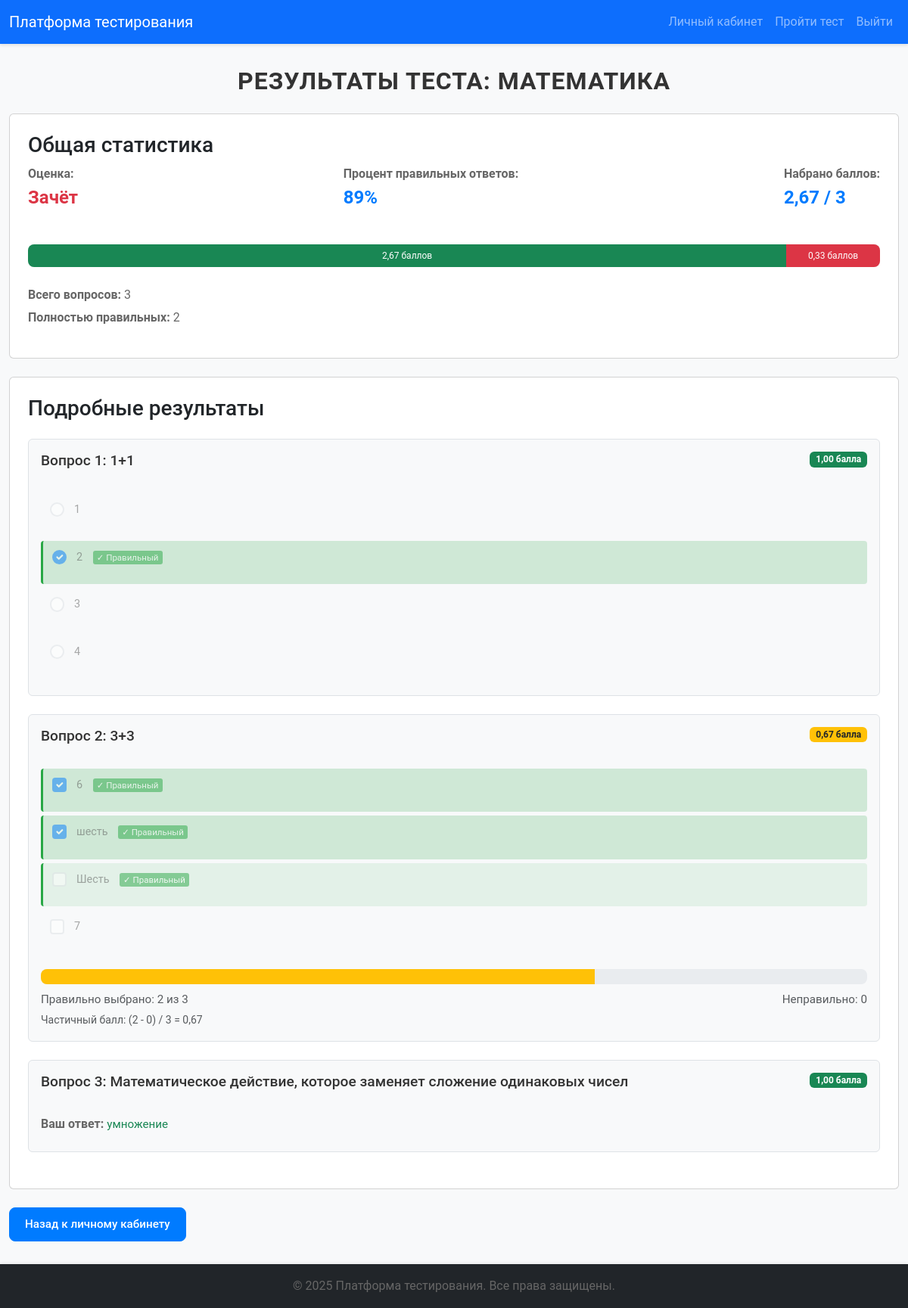
Page /test/90/result/ (signed in) on the committed database.
### main/models.py (models this page shows, shortened)
class Test(models.Model):
    title = models.CharField(max_length=255)
    description = models.TextField()
    creator = models.ForeignKey(User, on_delete=models.CASCADE, related_name='created_tests')
    code = models.CharField(max_length=10, unique=True, blank=True)
    time_limit = models.IntegerField()
    is_active = models.BooleanField(default=True)
    is_personalized = models.BooleanField(default=False)
    grading_scheme = models.ForeignKey(GradingScheme, on_delete=models.SET_NULL, null=True, blank=True)

class Question(models.Model):
    test = models.ForeignKey(Test, on_delete=models.CASCADE, related_name='questions')
    text = models.TextField()
    is_text_answer = models.BooleanField(default=False)
    is_multiple_choice = models.BooleanField(default=False)
    correct_text_answer = models.TextField(blank=True, null=True)
    image = models.ImageField(upload_to='question_images/', null=True, blank=True)  # Новое поле

class Option(models.Model):
    question = models.ForeignKey(Question, on_delete=models.CASCADE, related_name='options')
    text = models.CharField(max_length=255)
    is_correct = models.BooleanField(default=False)

class StudentAnswer(models.Model):
    user = models.ForeignKey(User, on_delete=models.CASCADE)
    test = models.ForeignKey(Test, on_delete=models.CASCADE)
    question = models.ForeignKey(Question, on_delete=models.CASCADE)
    selected_option = models.ForeignKey(Option, on_delete=models.CASCADE, null=True, blank=True)
    answer_text = models.TextField(null=True, blank=True)
    is_correct = models.BooleanField(default=False)
    score = models.FloatField(default=0)

### main/views.py (the view)
# urls.py: path('test/<int:test_id>/result/', views.test_result, name='test_result'),
@login_required
def test_result(request, test_id):
    test = get_object_or_404(Test, pk=test_id)
    student_answers = StudentAnswer.objects.filter(user=request.user, test=test).select_related('question', 'selected_option')
    total_questions_count = test.questions.count()
    total_score = 0
    fully_correct = 0
    results = []
    for question in test.questions.all():
        answers = student_answers.filter(question=question)
        if question.is_text_answer:
            answer = answers.first()
            question_score = answer.score if answer and answer.is_correct else 0
            result = {
                'question': question,
                'score': question_score,
                'is_correct': question_score == 1,
                'answer_text': answer.answer_text if answer else None,
            }
        else:
            selected_ids = [answer.selected_option.id for answer in answers if answer.selected_option]
            correct_options = list(question.options.filter(is_correct=True).values_list('id', flat=True))
            correct_selected = len(set(selected_ids) & set(correct_options))
            incorrect_selected = len(set(selected_ids) - set(correct_options))
            if question.is_multiple_choice:
                question_score = max(0, (correct_selected - incorrect_selected)) / len(correct_options) if correct_options else 0
            else:
                question_score = 1 if selected_ids and selected_ids[0] in correct_options else 0
            result = {
                'question': question,
                'score': question_score,
                'is_correct': question_score == 1,
                'selected_ids': selected_ids,
                'correct_selected': correct_selected,
                'incorrect_selected': incorrect_selected,
                'total_correct': len(correct_options),
            }
        total_score += question_score
        if question_score == 1:
            fully_correct += 1
        results.append(result)
    score = round((total_score / total_questions_count) * 100) if total_questions_count > 0 else 0
    grade = 'Зачёт' if score >= 60 else 'Незачёт'
    if test.grading_scheme:
        if test.grading_scheme.grading_type == 'differentiated':
            if score >= test.grading_scheme.threshold_5:
                grade = "5"
            elif score >= test.grading_scheme.threshold_4:
                grade = "4"
            elif score >= test.grading_scheme.threshold_3:
                grade = "3"
            elif score >= test.grading_scheme.threshold_2:
                grade = "2"
            else:
                grade = "Незачёт"
        else:
            grade = "Зачёт" if score >= test.grading_scheme.pass_threshold else "Незачёт"
    return render(request, 'main/test_result.html', {
        'test': test,
        'correct': total_score,
        'fully_correct': fully_correct,
        'total': total_questions_count,
        'score': score,
        'grade': grade,
        'results': results,
        'answers_by_question': {answer.question_id: answer for answer in student_answers},
    })

### main/templatetags/custom_filters.py (called while the page is built)
@register.filter
def subtract(value, arg):
    return value - arg

@register.filter
def gte(value, arg):
    try:
        return float(value) >= float(arg)
    except (ValueError, TypeError):
        return False

### main/templates/main/test_result.html (shortened to what this page needs)
{% extends 'base.html' %}
{% load static %}
{% load custom_filters %}
{% block content %}
<div class="container">
    <h2 class="mb-4">Результаты теста: {{ test.title }}</h2>
    <div class="card mb-4">
        <div class="card-body">
            <h3 class="card-title">Общая статистика</h3>
            <div class="d-flex justify-content-between mb-3">
                <div>
                    <p class="mb-1"><strong>Оценка:</strong></p>
                    <h4 class="text-{% if grade|gte:3 %}success{% else %}danger{% endif %}">{{ grade }}</h4>
                </div>
                <div>
                    <p class="mb-1"><strong>Процент правильных ответов:</strong></p>
                    <h4>{{ score }}%</h4>
                </div>
                <div>
                    <p class="mb-1"><strong>Набрано баллов:</strong></p>
                    <h4>{{ correct|floatformat:2 }} / {{ total }}</h4>
                </div>
            </div>
            <div class="progress mb-3" style="height: 30px;">
                <div class="progress-bar bg-success" role="progressbar"
                     style="width: {{ score }}%" aria-valuenow="{{ score }}"
                     aria-valuemin="0" aria-valuemax="100">
                    {{ correct|floatformat:2 }} баллов
                </div>
                <div class="progress-bar bg-danger" role="progressbar"
                     style="width: {{ 100|subtract:score }}%"
                     aria-valuenow="{{ 100|subtract:score }}"
                     aria-valuemin="0" aria-valuemax="100">
                    {{ total|subtract:correct|floatformat:2 }} баллов
                </div>
            </div>
            <p class="mb-1"><strong>Всего вопросов:</strong> {{ total }}</p>
            <p><strong>Полностью правильных:</strong> {{ fully_correct|default:"0" }}</p>
        </div>
    </div>
    <div class="card mb-4">
        <div class="card-body">
            <h3 class="card-title mb-4">Подробные результаты</h3>
            {% for result in results %}
            <div class="question-result mb-4 p-3 border rounded">
                <div class="d-flex justify-content-between align-items-start">
                    <h5>Вопрос {{ forloop.counter }}: {{ result.question.text }}</h5>
                    <span class="badge bg-{% if result.score == 1 %}success{% elif result.score > 0 %}warning text-dark{% else %}danger{% endif %}">
                        {{ result.score|floatformat:2 }} балла
                    </span>
                </div>
                {% if result.question.is_text_answer %}
                    <div class="answer-text mb-2 mt-3">
                        <p class="mb-1"><strong>Ваш ответ:</strong>
                            <span class="{% if result.is_correct %}text-success{% else %}text-danger{% endif %}">
                                {{ result.answer_text|default_if_none:"-" }}
                            </span>
                        </p>
                    </div>
                {% else %}
                    <div class="options-list mt-3">
                        {% for option in result.question.options.all %}
                        <div class="option {% if option.is_correct %}correct-option{% endif %}
                                    {% if option.id in result.selected_ids %}user-selected{% endif %}">
                            <div class="form-check">
                                <input type="{% if result.question.is_multiple_choice %}checkbox{% else %}radio{% endif %}"
                                       class="form-check-input"
                                       disabled
                                       {% if option.id in result.selected_ids %}checked{% endif %}>
                                <label class="form-check-label">
                                    {{ option.text }}
                                    {% if option.is_correct %}<span class="correct-badge">✓ Правильный</span>{% endif %}
                                </label>
                            </div>
                        </div>
                        {% endfor %}
                    </div>
                    {% if result.question.is_multiple_choice %}
                    <div class="mt-3">
                        <div class="progress mb-2" style="height: 20px;">
                            <div class="progress-bar bg-{% if result.score == 1 %}success{% elif result.score > 0.5 %}warning{% else %}danger{% endif %}"
                                 style="width: {% widthratio result.score 1 100 %}%">
                            </div>
                        </div>
                        <div class="d-flex justify-content-between text-muted small">
                            <span>Правильно выбрано: {{ result.correct_selected }} из {{ result.total_correct }}</span>
                            <span>Неправильно: {{ result.incorrect_selected }}</span>
                        </div>
                        {% if result.score < 1 and result.score > 0 %}
                        <p class="small text-muted mt-1 mb-0">
                            Частичный балл: ({{ result.correct_selected }} - {{ result.incorrect_selected }}) / {{ result.total_correct }} = {{ result.score|floatformat:2 }}
                        </p>
                        {% endif %}
                    </div>
                    {% endif %}
                {% endif %}
            </div>
            {% endfor %}
        </div>
    </div>
    <a href="{% url 'student_dashboard' %}" class="btn btn-primary">Назад к личному кабинету</a>
</div>
{% endblock %}

### main/templates/base.html (shortened to what this page needs)
<!DOCTYPE html>
{% load static %}
<html lang="ru">
<head>
    <link href="https://cdn.jsdelivr.net/npm/bootstrap@5.3.0/dist/css/bootstrap.min.css" rel="stylesheet">
    <link href="https://cdn.jsdelivr.net/npm/bootstrap-icons@1.10.5/font/bootstrap-icons.css" rel="stylesheet">
    <link href="{% static 'main/css/styles.css' %}" rel="stylesheet">
</head>
<body>
    <div class="d-flex flex-column min-vh-100">
        <nav class="navbar navbar-expand-lg navbar-dark bg-primary">
            <div class="container">
                <a class="navbar-brand" href="{% url 'index' %}">Платформа тестирования</a>
                <div class="collapse navbar-collapse" id="navbarNav">
                    <ul class="navbar-nav ms-auto">
                        {% if user.is_authenticated %}
                            {% if user.profile.role == 'student' %}
                                <li class="nav-item">
                                    <a class="nav-link" href="{% url 'student_dashboard' %}">Личный кабинет</a>
                                </li>
                                <li class="nav-item">
                                    <a class="nav-link" href="{% url 'enter_test_code' %}">Пройти тест</a>
                                </li>
                            {% endif %}
                            <li class="nav-item">
                                <a class="nav-link" href="{% url 'logout' %}">Выйти</a>
                            </li>
                        {% endif %}
                    </ul>
                </div>
            </div>
        </nav>
        <main class="flex-grow-1">
            {% block content %}
            {% endblock %}
        </main>
        <footer class="bg-dark text-white text-center py-3 mt-auto">
            <div class="container">
                <p class="mb-0">© 2025 Платформа тестирования. Все права защищены.</p>
            </div>
        </footer>
    </div>
</body>
</html>

### main/static/main/css/styles.css (style rules this page uses)
body { background-color: #f8f9fa; font-family: 'Roboto', sans-serif; color: #333; line-height: 1.6; }
main { flex-grow: 1; padding-top: 30px; padding-bottom: 30px; }
.container { max-width: 1200px; margin: 0 auto; }
h2, h4, h5, label, p, span { font-family: 'Roboto', sans-serif; }
h2 { font-size: 2rem; font-weight: 700; color: #333; text-align: center; text-transform: uppercase; letter-spacing: 1px; margin-bottom: 2rem; }
h4 { font-size: 1.5rem; font-weight: 600; color: #007bff; margin-bottom: 1.5rem; }
h5 { font-size: 1.2rem; font-weight: 500; color: #333; margin-bottom: 1rem; }
p { font-size: 1rem; color: #666; }
.form-check-label { font-size: 0.9rem; font-weight: 400; color: #555; margin-left: 0.5rem; }
span { font-size: 0.95rem; }
.navbar { box-shadow: 0 2px 4px rgba(0,0,0,0.1); background-color: #fff; }
.btn { font-family: 'Roboto', sans-serif; font-size: 0.95rem; font-weight: 500; padding: 10px 20px; border-radius: 8px; transition: all 0.3s ease; }
.btn-primary { background-color: #007bff; border-color: #007bff; }
.form-check { margin-bottom: 1rem; }
.form-check-input { width: 1.2rem; height: 1.2rem; border: 2px solid #dee2e6; border-radius: 4px; transition: all 0.3s ease; }
.form-check-input:checked { background-color: #007bff; border-color: #007bff; }
.mb-3 { margin-bottom: 1.5rem !important; }
footer { margin-top: 3rem; padding: 2rem 0; background-color: #fff; box-shadow: 0 -2px 4px rgba(0, 0, 0, 0.05); }
.card-body { padding: 1.5rem; }
.progress { height: 30px; margin: 20px 0; border-radius: 8px; }
.question-result { background-color: #f8f9fa; padding: 1rem; border-radius: 8px; margin-bottom: 1rem; }
.correct-option { background-color: rgba(40, 167, 69, 0.1); border-left: 3px solid #28a745; }
.user-selected { background-color: rgba(220, 53, 69, 0.1); border-right: 3px solid #dc3545; }
.correct-option.user-selected { background-color: rgba(40, 167, 69, 0.2); border-left: 3px solid #28a745; border-right: none; }
.correct-badge { font-size: 0.8em; background-color: #28a745; color: white; padding: 2px 5px; border-radius: 3px; margin-left: 10px; }
.option { padding: 8px 12px; margin-bottom: 5px; border-radius: 4px; }

### rows in the picture
Test: title "МАТЕМАТИКА"
Question: question.text "1+1", score "1,00", is_multiple_choice "☑"
Option: text "1"
Option: text "2", is_correct "✓ Правильный"
Option: text "3"
Option: text "4"
Question: question.text "3+3", score "0,67", is_multiple_choice "☑", correct_selected "2", total_correct "3", incorrect_selected "0"
Option: text "6", is_correct "✓ Правильный"
Option: text "шесть", is_correct "✓ Правильный"
Option: text "Шесть", is_correct "✓ Правильный"
Option: text "7"
Question: question.text "Математическое действие, которое заменяет сложение одинаковых чисел", score "1,00", answer_text "умножение"

### other values in the picture
{{ grade }} "Зачёт"
{{ score }} "89"
{{ correct|floatformat:2 }} "2,67"
{{ total }} "3"
{{ total|subtract:correct|floatformat:2 }} "0,33"
{{ fully_correct|default:"0" }} "2"
